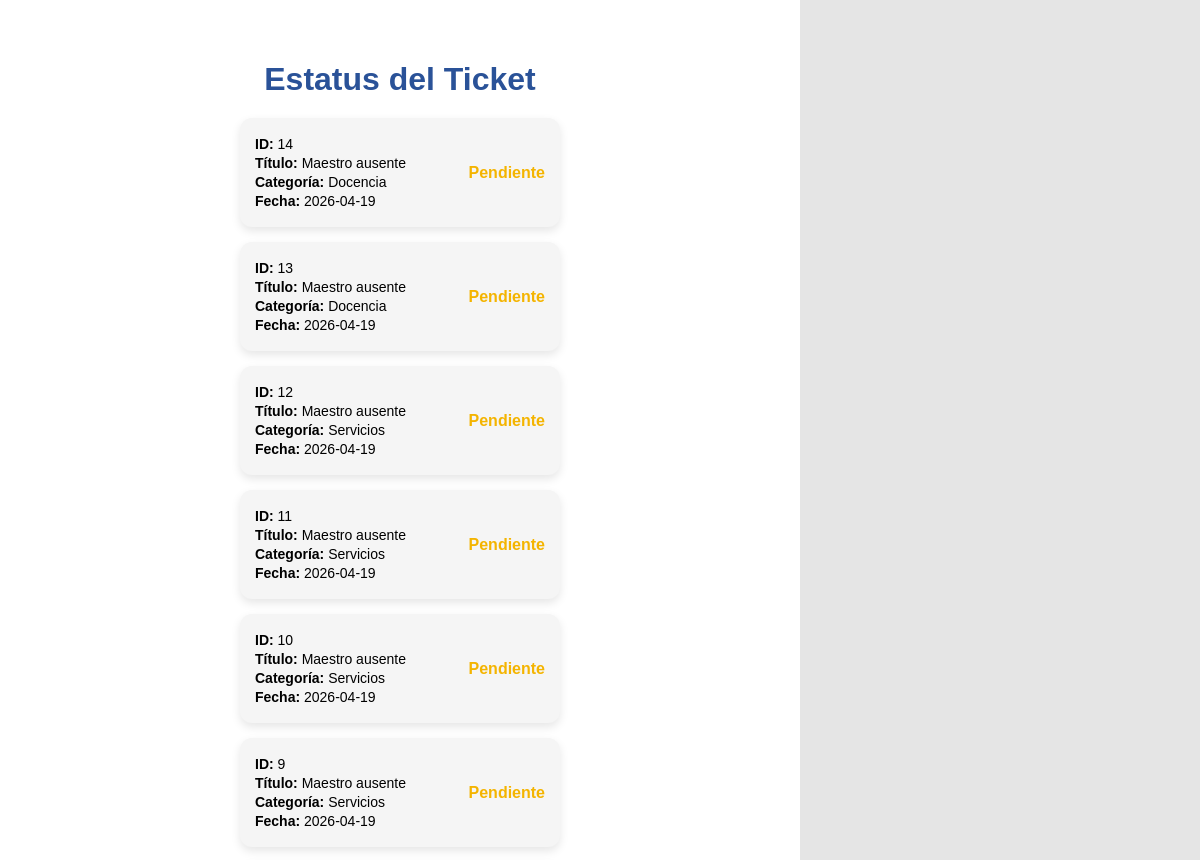
Page /status (signed in, upper part) on the earlier database version.
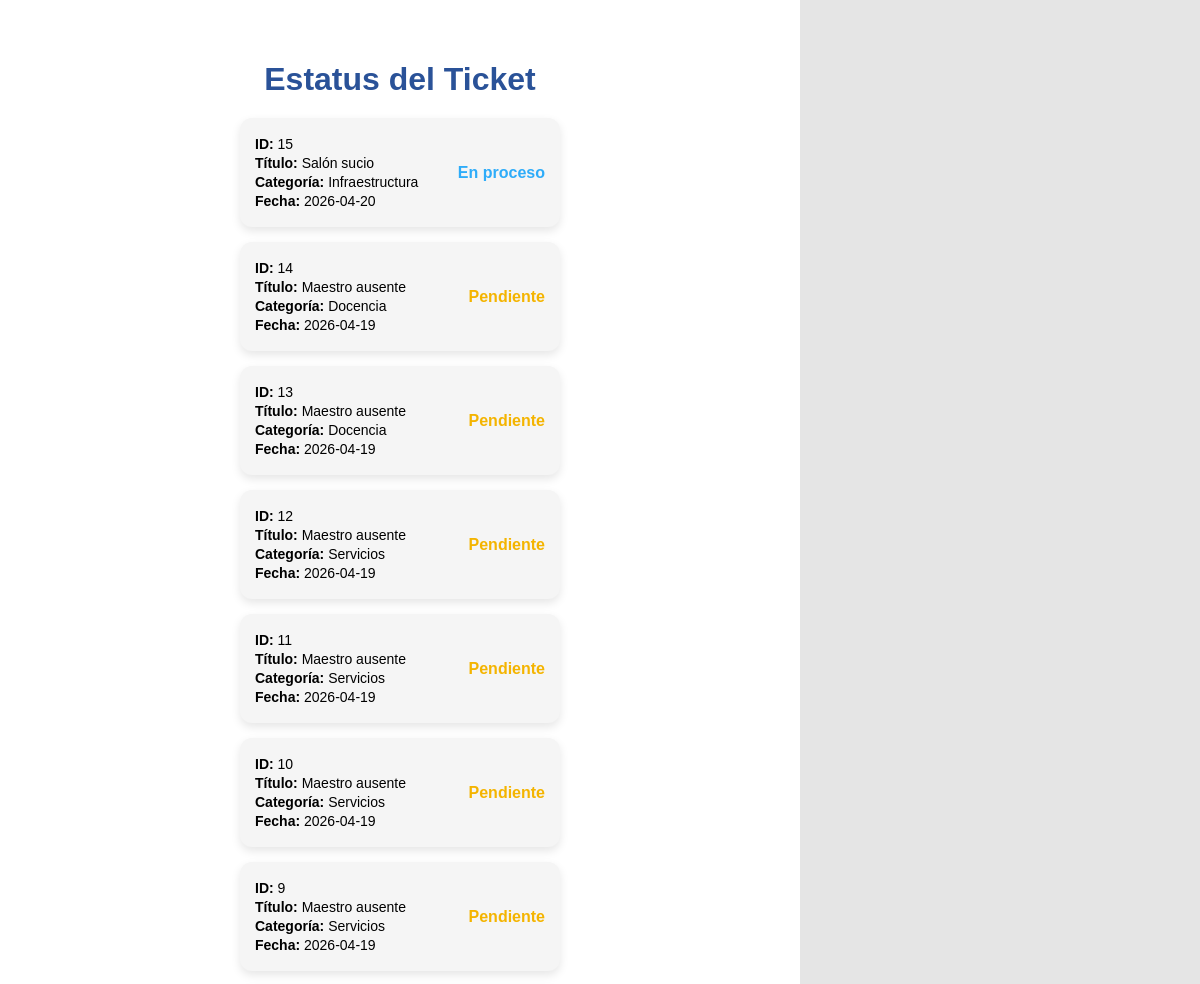
Same page on the later database version.
### tables this page shows
CREATE TABLE ticket (
        id_ticket INTEGER PRIMARY KEY AUTOINCREMENT,
        titulo TEXT NOT NULL,
        descripcion TEXT,
        fecha_creacion TEXT,
        id_usuario INTEGER,
        id_categoria INTEGER,
        id_prioridad INTEGER,
        id_estado INTEGER,
        id_departamento INTEGER,
        ruta_imagen TEXT, comentario_admin TEXT,
        FOREIGN KEY (id_usuario) REFERENCES usuario(id_usuario),
        FOREIGN KEY (id_categoria) REFERENCES categoria(id_categoria),
        FOREIGN KEY (id_prioridad) REFERENCES prioridad(id_prioridad),
        FOREIGN KEY (id_estado) REFERENCES estado(id_estado),
        FOREIGN KEY (id_departamento) REFERENCES departamento(id_departamento)
    );

CREATE TABLE categoria (
        id_categoria INTEGER PRIMARY KEY AUTOINCREMENT,
        nombre_categoria TEXT NOT NULL
    );

CREATE TABLE estado (
        id_estado INTEGER PRIMARY KEY AUTOINCREMENT,
        nombre_estado TEXT NOT NULL
    );

### app.py (the view)
@app.route('/status')
def status():
    if 'user_id' not in session:
        return redirect(url_for('login_page'))
    db_instance = Database(db_path)
    tickets = db_instance.obtener_tickets_usuario(session['user_id'])
    return render_template('status_ticket.html', tickets=tickets)

### api_01.py (called while the page is built)
    def connect(self):
        try:
            self.conn = sqlite3.connect(self.db_file)
        except Error as e:
            print(f"Error al conectar a la base de datos: {e}")

    def disconnect(self):
        if self.conn:
            self.conn.close()

    def obtener_tickets_usuario(self, id_usuario):
        self.connect()
        cursor = self.conn.cursor()
        cursor.execute("""
            SELECT t.id_ticket, t.titulo, t.fecha_creacion,
                   c.nombre_categoria, e.nombre_estado, t.comentario_admin
            FROM ticket t
            LEFT JOIN categoria c ON t.id_categoria = c.id_categoria
            LEFT JOIN estado e ON t.id_estado = e.id_estado
            WHERE t.id_usuario = ?
            ORDER BY t.fecha_creacion DESC
        """, (id_usuario,))
        tickets = cursor.fetchall()
        self.disconnect()
        return tickets

### templates/status_ticket.html (shortened to what this page needs)
{% extends "index.html" %}
{% block extra_css %}
<link rel="stylesheet" href="{{ url_for('static', filename='status.css') }}">
{% endblock %}
{% block content %}
<div class="status-page">
    <h1>Estatus del Ticket</h1>
    <div class="tickets-container">
        {% if tickets %}
            {% for ticket in tickets %}
                {% if ticket[4] == 'Pendiente' %}
                    {% set clase = 'pendiente' %}
                {% elif ticket[4] == 'En proceso' %}
                    {% set clase = 'en-proceso' %}
                {% else %}
                    {% set clase = 'resuelto' %}
                {% endif %}
                <div class="ticket-card {{ clase }}">
                    <div class="ticket-info">
                        <p><strong>ID:</strong> {{ ticket[0] }}</p>
                        <p><strong>Título:</strong> {{ ticket[1] }}</p>
                        <p><strong>Categoría:</strong> {{ ticket[3] }}</p>
                        <p><strong>Fecha:</strong> {{ ticket[2][:10] if ticket[2] else 'N/A' }}</p>
                    </div>
                    <div class="ticket-status">{{ ticket[4] }}</div>
                </div>
            {% endfor %}
        {% else %}
            <p style="text-align:center; color:#888;">No tienes tickets registrados aún.</p>
        {% endif %}
    </div>
</div>
{% endblock %}

Differences in the rows shown:
added ticket: id_ticket "15", titulo "Salón sucio", nombre_categoria "Infraestructura", fecha_creacion "2026-04-20", nombre_estado "En proceso"
